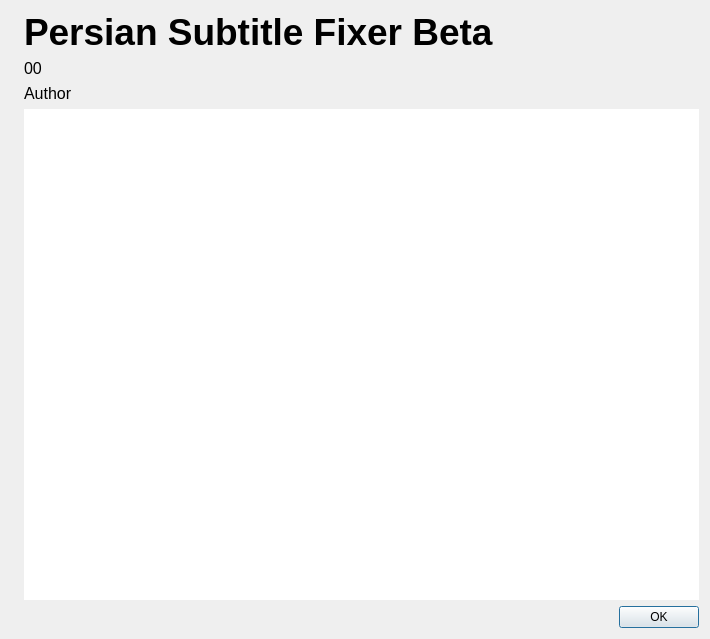
<?xml version="1.0" encoding="UTF-8"?>
<ui version="4.0">
 <class>about</class>
 <widget class="QDialog" name="about">
  <property name="geometry">
   <rect>
    <x>0</x>
    <y>0</y>
    <width>710</width>
    <height>639</height>
   </rect>
  </property>
  <property name="windowTitle">
   <string>Dialog</string>
  </property>
  <property name="windowIcon">
   <iconset>
    <normaloff>:/pic/subtitle.png</normaloff>:/pic/subtitle.png</iconset>
  </property>
  <property name="layoutDirection">
   <enum>Qt::LeftToRight</enum>
  </property>
  <property name="autoFillBackground">
   <bool>true</bool>
  </property>
  <layout class="QHBoxLayout" name="horizontalLayout_2">
   <item>
    <widget class="QLabel" name="image">
     <property name="text">
      <string/>
     </property>
     <property name="pixmap">
      <pixmap>:/pic/subtitles_icon.jpg</pixmap>
     </property>
    </widget>
   </item>
   <item>
    <layout class="QVBoxLayout" name="verticalLayout">
     <item>
      <widget class="QLabel" name="lblAppname">
       <property name="font">
        <font>
         <pointsize>28</pointsize>
         <weight>75</weight>
         <bold>true</bold>
        </font>
       </property>
       <property name="text">
        <string>Persian Subtitle Fixer Beta</string>
       </property>
      </widget>
     </item>
     <item>
      <widget class="QLabel" name="lblAppversion">
       <property name="font">
        <font>
         <pointsize>12</pointsize>
        </font>
       </property>
       <property name="text">
        <string>00</string>
       </property>
      </widget>
     </item>
     <item>
      <widget class="QLabel" name="lblAuthorName">
       <property name="font">
        <font>
         <pointsize>12</pointsize>
        </font>
       </property>
       <property name="text">
        <string>Author</string>
       </property>
      </widget>
     </item>
     <item>
      <widget class="QPlainTextEdit" name="plainTextEdit">
       <property name="font">
        <font>
         <family>Monospace</family>
         <pointsize>11</pointsize>
        </font>
       </property>
       <property name="frameShape">
        <enum>QFrame::NoFrame</enum>
       </property>
      </widget>
     </item>
     <item>
      <layout class="QHBoxLayout" name="horizontalLayout">
       <item>
        <spacer name="horizontalSpacer">
         <property name="orientation">
          <enum>Qt::Horizontal</enum>
         </property>
         <property name="sizeHint" stdset="0">
          <size>
           <width>78</width>
           <height>20</height>
          </size>
         </property>
        </spacer>
       </item>
       <item>
        <widget class="QPushButton" name="pushButton">
         <property name="layoutDirection">
          <enum>Qt::LeftToRight</enum>
         </property>
         <property name="text">
          <string>OK</string>
         </property>
        </widget>
       </item>
      </layout>
     </item>
    </layout>
   </item>
  </layout>
 </widget>
 <resources/>
 <connections>
  <connection>
   <sender>pushButton</sender>
   <signal>clicked()</signal>
   <receiver>about</receiver>
   <slot>accept()</slot>
   <hints>
    <hint type="sourcelabel">
     <x>574</x>
     <y>362</y>
    </hint>
    <hint type="destinationlabel">
     <x>472</x>
     <y>369</y>
    </hint>
   </hints>
  </connection>
  <connection>
   <sender>plainTextEdit</sender>
   <signal>textChanged()</signal>
   <receiver>image</receiver>
   <slot>clear()</slot>
   <hints>
    <hint type="sourcelabel">
     <x>339</x>
     <y>171</y>
    </hint>
    <hint type="destinationlabel">
     <x>228</x>
     <y>354</y>
    </hint>
   </hints>
  </connection>
  <connection>
   <sender>pushButton</sender>
   <signal>clicked()</signal>
   <receiver>plainTextEdit</receiver>
   <slot>clear()</slot>
   <hints>
    <hint type="sourcelabel">
     <x>619</x>
     <y>367</y>
    </hint>
    <hint type="destinationlabel">
     <x>540</x>
     <y>279</y>
    </hint>
   </hints>
  </connection>
 </connections>
</ui>
